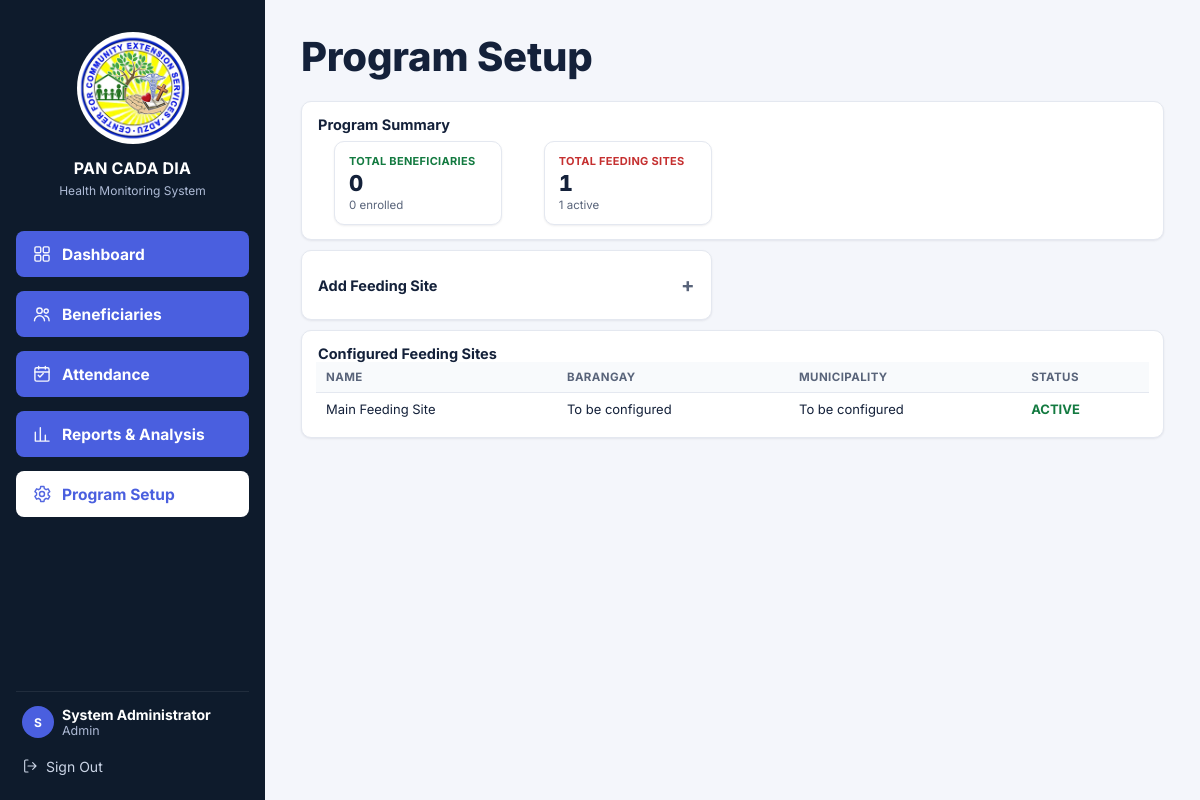
/manage.php (signed in), run on the app's committed database.
### tables this page shows
CREATE TABLE IF NOT EXISTS feeding_sites (
    site_id INT UNSIGNED AUTO_INCREMENT PRIMARY KEY,
    site_name VARCHAR(150) NOT NULL,
    address VARCHAR(255) NULL,
    barangay VARCHAR(120) NULL,
    municipality VARCHAR(120) NULL,
    status ENUM('ACTIVE','INACTIVE') NOT NULL DEFAULT 'ACTIVE'
);

### manage.php (the view, shortened to what this page needs)
<?php
require_once __DIR__ . '/db.php';
$sites = $pdo->query("SELECT * FROM feeding_sites ORDER BY site_name")->fetchAll();
$activeSiteCount = (int)$pdo->query("SELECT COUNT(*) FROM feeding_sites WHERE status='ACTIVE'")->fetchColumn();
$enrolledCount = (int)$pdo->query("SELECT COUNT(*) FROM beneficiaries WHERE program_status='ENROLLED'")->fetchColumn();
$totalCount = (int)$pdo->query("SELECT COUNT(*) FROM beneficiaries")->fetchColumn();
$pageTitle = 'Program Setup';
$activeNav = 'manage.php';
require __DIR__ . '/partials/header.php';
?>
<section class="panel">
    <h2>Program Summary</h2>
    <div class="cards" style="margin-top:8px; margin-bottom:0;">
        <div class="stat green"><span>Total Beneficiaries</span><strong><?= $totalCount ?></strong><small class="muted"><?= $enrolledCount ?> enrolled</small></div>
        <div class="stat red"><span>Total Feeding Sites</span><strong><?= count($sites) ?></strong><small class="muted"><?= $activeSiteCount ?> active</small></div>
    </div>
</section>
<div class="grid-2">
    <section class="panel">
        <details class="collapsible"><summary><h2>Add Feeding Site</h2></summary>
        </details>
    </section>
</div>
<section class="panel">
    <h2>Configured Feeding Sites</h2>
    <div class="table-wrap">
        <table>
            <thead>
                <tr><th>Name</th><th>Barangay</th><th>Municipality</th><th>Status</th></tr>
            </thead>
            <tbody>
                <?php foreach ($sites as $s): ?>
                <tr>
                    <td><?= e($s['site_name']) ?></td>
                    <td><?= e($s['barangay']) ?></td>
                    <td><?= e($s['municipality']) ?></td>
                    <td><?= pcd_badge($s['status']) ?></td>
                </tr>
                <?php endforeach; ?>
            </tbody>
        </table>
    </div>
</section>
<?php require __DIR__ . '/partials/footer.php'; ?>

### partials/header.php (shortened to what this page needs)
<?php
$pageSubtitle ??= null;
$activeNav ??= null;
$pcd_nav_items = [
    [
        'href' => 'dashboard.php',
        'label' => 'Dashboard',
        'icon' => '<rect x="3.5" y="3.5" width="7" height="7" rx="1.5"/><rect x="13.5" y="3.5" width="7" height="7" rx="1.5"/><rect x="3.5" y="13.5" width="7" height="7" rx="1.5"/><rect x="13.5" y="13.5" width="7" height="7" rx="1.5"/>',
    ],
    [
        'href' => 'beneficiaries.php',
        'label' => 'Beneficiaries',
        'icon' => '<circle cx="9" cy="8" r="3.25"/><path d="M3 20c0-3.31 2.69-6 6-6s6 2.69 6 6"/><circle cx="17" cy="8.5" r="2.5"/><path d="M15.5 14.1c2.9.4 5 2.6 5 5.9"/>',
    ],
    [
        'href' => 'attendance.php',
        'label' => 'Attendance',
        'icon' => '<rect x="3.5" y="4.5" width="17" height="16" rx="2"/><path d="M3.5 9.5h17M8 3v3M16 3v3"/><path d="M7.5 13.5l2 2 4-4.2"/>',
    ],
    [
        'href' => 'reports.php',
        'label' => 'Reports & Analysis',
        'icon' => '<path d="M4 20.5V10M10 20.5V4.5M16 20.5v-7M20.5 20.5H4"/>',
    ],
    [
        'href' => 'manage.php',
        'label' => 'Program Setup',
        'icon' => '<circle cx="12" cy="12" r="3"/><path d="M19.4 12a7.4 7.4 0 0 0-.1-1.2l2-1.6-2-3.4-2.4 1a7.5 7.5 0 0 0-2.1-1.2L14.4 3h-4l-.4 2.6a7.5 7.5 0 0 0-2.1 1.2l-2.4-1-2 3.4 2 1.6a7.4 7.4 0 0 0 0 2.4l-2 1.6 2 3.4 2.4-1a7.5 7.5 0 0 0 2.1 1.2L10.4 21h4l.4-2.6a7.5 7.5 0 0 0 2.1-1.2l2.4 1 2-3.4-2-1.6c.07-.4.1-.8.1-1.2Z"/>',
    ],
];
$pcd_css = static fn(string $f): string => 'assets/css/' . $f . '?v=' . (@filemtime(__DIR__ . '/../assets/css/' . $f) ?: 1);
?>
<!doctype html><html lang="en"><head>
<link rel="stylesheet" href="<?= $pcd_css('base.css') ?>">
<link rel="stylesheet" href="<?= $pcd_css('layout.css') ?>">
<link rel="stylesheet" href="<?= $pcd_css('components.css') ?>">
<link rel="stylesheet" href="<?= $pcd_css('forms.css') ?>">
<link rel="stylesheet" href="<?= $pcd_css('responsive.css') ?>">
</head><body>
<div class="layout">
<aside class="sidebar">
    <div class="brand">
        <span class="brand-mark">
            <img src="assets/images/CCES-logo.png" alt="Pan Cada Dia logo" class="brand-image">
        </span>
        <strong><?= e(APP_NAME) ?></strong>
        <small>Health Monitoring System</small>
    </div>
    <nav class="nav" aria-label="Main navigation">
        <?php foreach ($pcd_nav_items as $pcd_item): ?>
        <a href="<?= e($pcd_item['href']) ?>" class="<?= $activeNav === $pcd_item['href'] ? 'active' : '' ?>"><svg class="icon" viewBox="0 0 24 24" fill="none" stroke="currentColor" stroke-width="1.7" stroke-linecap="round" stroke-linejoin="round" aria-hidden="true"><?= $pcd_item['icon'] ?></svg><span><?= e($pcd_item['label']) ?></span></a>
        <?php endforeach; ?>
    </nav>
    <div class="sidebar-foot">
        <div class="account"><span class="avatar"><?= e(function_exists('mb_substr') ? mb_substr($_SESSION['user_name'] ?? 'A', 0, 1) : substr($_SESSION['user_name'] ?? 'A', 0, 1)) ?></span>
            <div><strong><?= e($_SESSION['user_name'] ?? '') ?></strong><small><?= e(strtolower($_SESSION['role'] ?? 'admin')) ?></small></div>
        </div>
        <a class="signout" href="logout.php"><svg class="icon" viewBox="0 0 24 24" fill="none" stroke="currentColor" stroke-width="1.7" stroke-linecap="round" stroke-linejoin="round" aria-hidden="true"><path d="M9 21H5.5A1.5 1.5 0 0 1 4 19.5v-15A1.5 1.5 0 0 1 5.5 3H9"/><path d="M16 17l5-5-5-5M21 12H9"/></svg><span>Sign Out</span></a>
    </div>
</aside>
<main class="content" id="main">
<div class="page-title">
    <div><h1><?= e($pageTitle) ?></h1><?php if ($pageSubtitle !== null): ?><p class="muted"><?= e($pageSubtitle) ?></p><?php endif; ?></div>
</div>

### config.php (shortened to what this page needs)
<?php
function e($value): string {
    return htmlspecialchars((string)$value, ENT_QUOTES, 'UTF-8');
}
function pcd_badge(string $raw): string {
    $map = [
        'ENROLLED'  => ['ENROLLED',  'dark'],
        'COMPLETED' => ['COMPLETED', 'dark'],
        'INACTIVE'  => ['INACTIVE',  'gray'],
        'PRESENT'   => ['PRESENT',   'green'],
        'ABSENT'    => ['ABSENT',    'red'],
        'ACTIVE'    => ['ACTIVE',    'green'],
    ];
    [$label, $tone] = $map[$raw] ?? [$raw, status_tone_for($raw)];
    return '<span class="status-text ' . e($tone) . '">' . e($label) . '</span>';
}

### partials/footer.php (shortened to what this page needs)
</main></div></body></html>

### assets/css/base.css (style rules this page uses)
:root { --navy-900: #0e1b2c; --navy-800: #16283f; --navy-700: #1e3454; --primary: #4a5fdf; --primary-dark: #3b4dc4; --primary-light: #eef0fd; --success: #22a45d; --success-dark: #1c8a4d; --success-bg: #e7f8ee; --quick-action: #4db497; --quick-action-dark: #3f9d83; --blue-600: #4a5fdf; --blue-500: #6b7de8; --blue-50: #eef0fd; --bg: #f4f6fb; --card: #ffffff; --border: #e4e8f0; --text: #14213a; --muted: #59647a; --muted-2: #66708a; --radius: 10px; --radius-sm: 8px; --shadow: 0 1px 2px rgba(16, 24, 40, .04), 0 1px 3px rgba(16, 24, 40, .04); --green: #137a40; --green-bg: #e7f8ee; --red: #c53030; --red-bg: #fdeaea; --orange: #966300; --orange-bg: #fef3e0; --blue-tone: #4a5fdf; --blue-tone-bg: #eef0fd; --gray-tone: #59647a; --gray-tone-bg: #eef1f6; --purple: #7c3aed; --purple-bg: #f3ecff; --teal: #14b8a6; --teal-bg: #e3faf6; }
* { box-sizing: border-box; }
html, body { height: 100%; }
body { margin: 0; font-family: "Inter", "Segoe UI", Roboto, Helvetica, Arial, sans-serif; background: var(--bg); color: var(--text); -webkit-font-smoothing: antialiased; }
a { color: var(--primary); text-decoration: none; }
.muted { color: var(--muted); }
.icon { width: 16px; height: 16px; flex: none; }
body { font-size: 14px; }

### assets/css/layout.css (style rules this page uses)
.layout { display: flex; min-height: 100vh; }
.content { flex: 1; min-width: 0; padding: 16px 20px 28px; margin: 0; width: 100%; }
.sidebar { width: 265px; flex: none; background: var(--navy-900); color: #e7ecf6; display: flex; flex-direction: column; padding: 20px 16px 14px; position: sticky; top: 0; height: 100vh; }
.sidebar .brand { display: flex; flex-direction: column; align-items: center; text-align: center; gap: 2px; padding: 2px 6px 18px; }
.sidebar .brand-mark { width: 112px; height: 112px; border-radius: 50%; background: #fff; color: #fff; display: grid; place-items: center; flex: none; margin-top: 10px; margin-bottom: 6px; overflow: hidden; }
.sidebar .brand-mark .brand-image { width: 100%; height: 100%; object-fit: contain; }
.sidebar .brand strong { display: block; margin-top: 6px; font-size: 16px; letter-spacing: .2px; color: #fff; }
.sidebar .brand small { display: block; color: #aebbd6; font-size: 12px; margin-top: 3px; margin-bottom: 10px; line-height: 1.35; max-width: 190px; }
.nav { display: flex; flex-direction: column; gap: 14px; flex: 1; margin-top: 4px; }
.nav a { display: flex; align-items: center; justify-content: flex-start; gap: 10px; padding: 12px 16px; min-height: 46px; border-radius: 8px; background: var(--primary); color: #fff; font-size: 15.5px; font-weight: 700; }
.nav a.active, .nav a.active:hover { background: #fff; color: var(--primary); box-shadow: none; }
.nav a .icon { opacity: .95; width: 20px; height: 20px; }
.sidebar-foot { border-top: 1px solid rgba(255, 255, 255, .08); padding-top: 10px; margin-top: 8px; }
.account { display: flex; align-items: center; gap: 8px; padding: 4px 6px 8px; }
.account .avatar { width: 32px; height: 32px; border-radius: 50%; background: var(--primary); color: #fff; display: grid; place-items: center; font-weight: 700; font-size: 12px; flex: none; }
.account strong { display: block; font-size: 14px; color: #fff; }
.account small { display: block; color: #aebbd6; font-size: 12.5px; text-transform: capitalize; }
.signout { display: flex; align-items: center; gap: 8px; padding: 7px 6px; border-radius: 7px; color: #cbd5e6; font-size: 14px; min-height: 40px; }
.page-title { display: flex; justify-content: space-between; align-items: flex-start; gap: 12px; margin: 16px 0 18px 16px; flex-wrap: wrap; }
.page-title h1 { margin: 0 0 2px; font-size: 40px; font-weight: 800; letter-spacing: -.2px; }

### data on the page
feeding_sites: site_name "Main Feeding Site", barangay "To be configured", municipality "To be configured", status "ACTIVE"

### other printed values
APP_NAME "PAN CADA DIA"
$pcd_item['label'] "Dashboard"
$pcd_item['label'] "Beneficiaries"
$pcd_item['label'] "Attendance"
$pcd_item['label'] "Reports & Analysis"
$pcd_item['label'] "Program Setup"
$_SESSION['user_name'] "System Administrator"
$_SESSION['role'] "Admin"
$pageTitle "Program Setup"
$totalCount "0"
$enrolledCount "0"
count($sites) "1"
$activeSiteCount "1"
